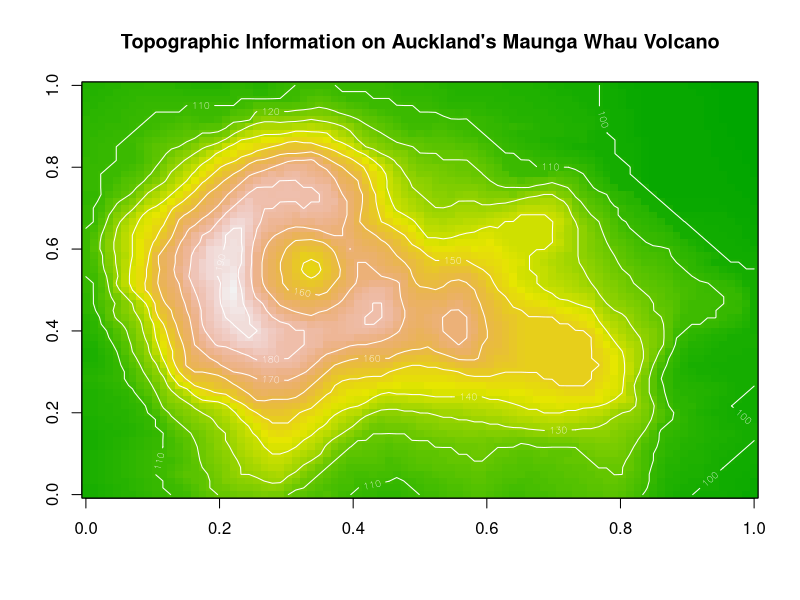

Write the R code that produced this figure.
## ---- chunk 1
data("volcano")
## ---- chunk 2
str(volcano)
## ---- chunk 3
vec = as.vector(volcano)

stats = c(
  Mini = min(vec),
  "1st Qt" = quantile(vec, 0.25),
  Median = median(vec),
  Mean = mean(vec),
  "3rd Qt" = quantile(vec, 0.75),
  "Range" = max(vec) - min(vec),
  "Stand Dev" = sd(vec)
)

round(stats, 2)
## ---- chunk 4
#Image plot
image(volcano, 
      col = terrain.colors(255), #for gradient of colors- green(low) and orange(high)
      main= "Topographic Information on Auckland's Maunga Whau Volcano")
box()
contour(volcano, add = TRUE, col = "white")
